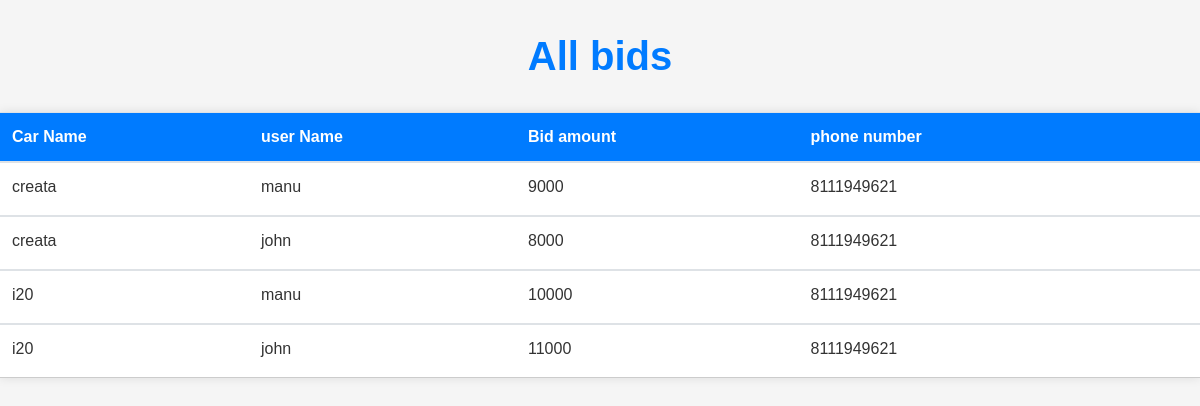
Screenshot of /All_bids with the database file from the repository.
### home/models.py (models this page shows)
class auction(models.Model):
    car_id=models.IntegerField()
    car_name=models.CharField(max_length=25)
    user_id=models.IntegerField()
    user_name=models.CharField(max_length=25)
    bid_amount=models.IntegerField()
    phone=models.IntegerField()
    largest_bid=models.IntegerField(default=False)
    sold_or_no=models.IntegerField(default=False)

### home/views.py (the view)
# urls.py: path("All_bids",views.All_bids,name='All_bids'),
def All_bids(request):
    all=auction.objects.filter()
    return render(request,'All_bids.html',{"all":all})

### templates/All_bids.html (shortened to what this page needs)
<!DOCTYPE html>
<html lang="en">
<head>
  <link rel="stylesheet" href="https://maxcdn.bootstrapcdn.com/bootstrap/4.0.0/css/bootstrap.min.css">
</head>
<body>
  <h1>All bids</h1>
<table class="table align-middle mb-0 bg-white">
    <thead class="bg-light">
      <tr>
        <th>Car Name</th>
        <th>user Name</th>
        <th>Bid amount</th>
        <th>phone number</th>
        <th></th>
      </tr>
      {% for i in all %}
    </thead>
    <tbody>
      <tr>
        <td>
          <div class="d-flex align-items-center">
            <div class="ms-3">
              <p class="fw-bold mb-1">{{i.car_name}}</p>
            </div>
          </div>
        </td>
        <td>
          <p class="fw-normal mb-1">{{i.user_name}}</p>
        </td>
        <td>
            <p class="fw-normal mb-1">{{i.bid_amount}}</p>
        </td>
        <td>
            <p class="fw-normal mb-1">{{i.phone}}</p>
        </td>
        <td>
        </td>
    </tbody>
    {% endfor %}
  </table>
</body>
</html>

### templates/All_bids.html (style rules this page uses)
body { background-color: #f5f5f5; font-family: Arial, sans-serif; font-size: 16px; line-height: 1.5; color: #333; }
h1 { margin: 2rem 0 1rem; font-size: 2.5rem; font-weight: bold; text-align: center; color: #007bff; }
table { width: 100%; margin: 2rem 0; border-collapse: collapse; box-shadow: 0 0 10px rgba(0, 0, 0, 0.1); }
th { padding: 1rem 0.5rem; font-weight: bold; text-align: left; background-color: #007bff; color: #fff; border-bottom: 2px solid #ccc; }
td { padding: 0.75rem 0.5rem; vertical-align: middle; border-bottom: 1px solid #ccc; }

### rows the page displays
auction: car_name "creata", user_name "manu", bid_amount "9000", phone "8111949621"
auction: car_name "creata", user_name "john", bid_amount "8000", phone "8111949621"
auction: car_name "i20", user_name "manu", bid_amount "10000", phone "8111949621"
auction: car_name "i20", user_name "john", bid_amount "11000", phone "8111949621"
